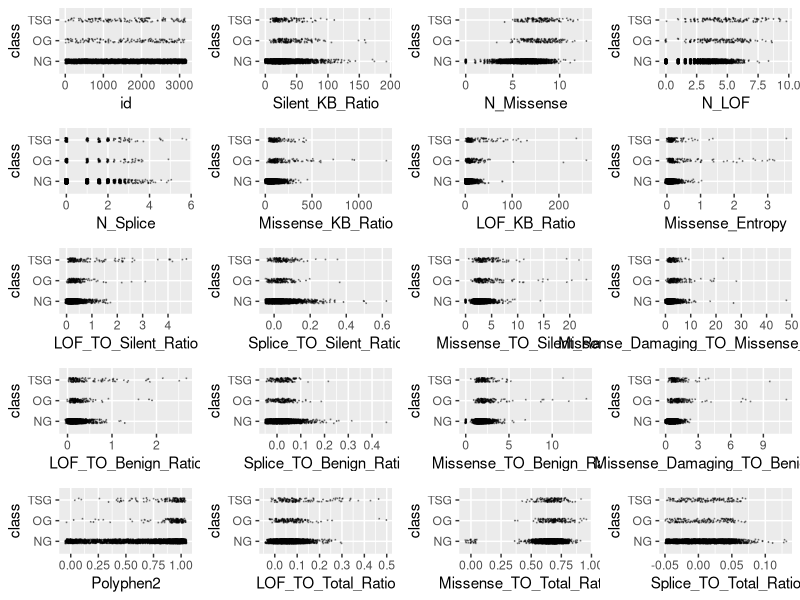
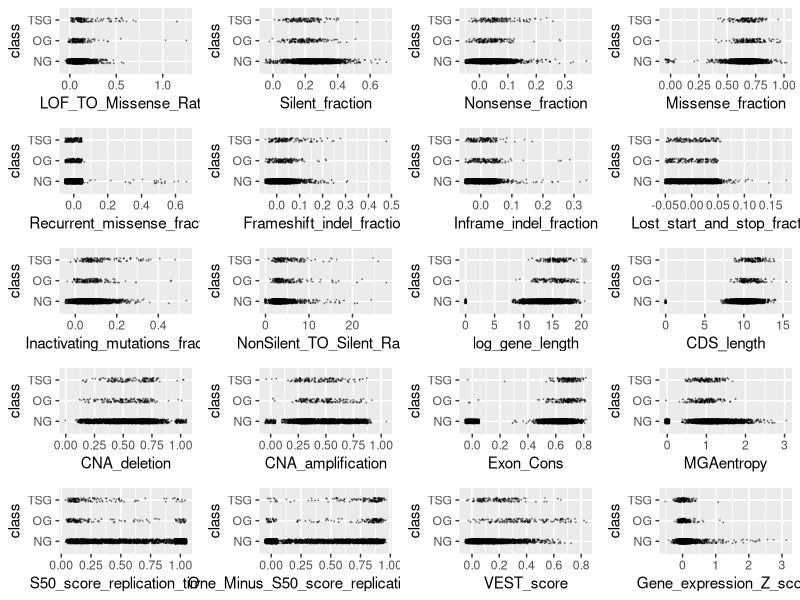
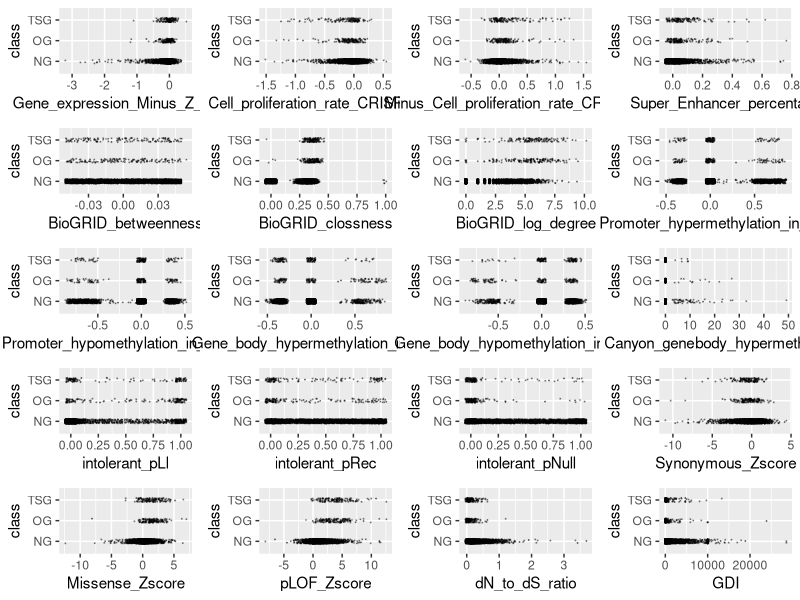
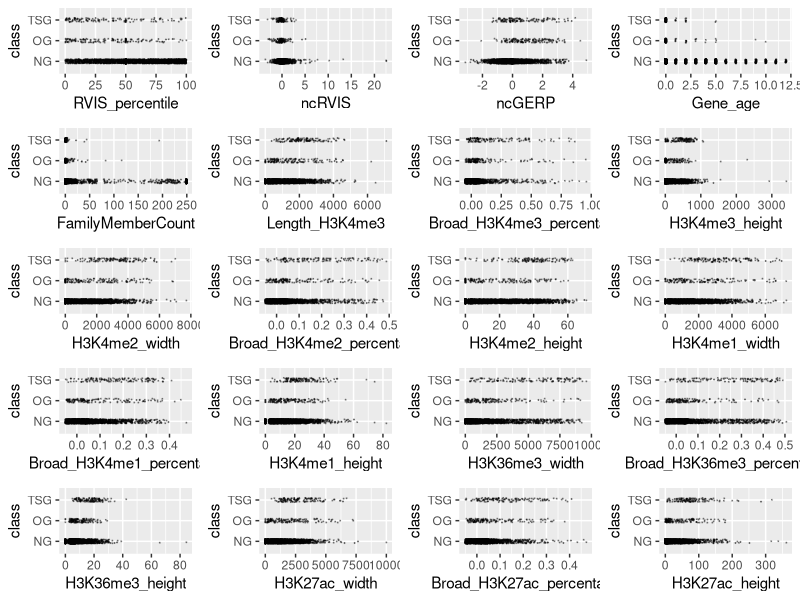
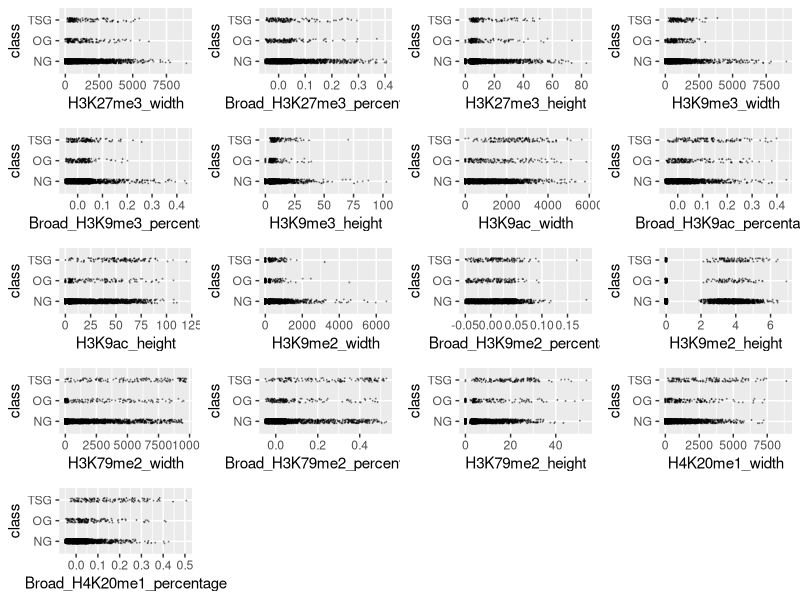
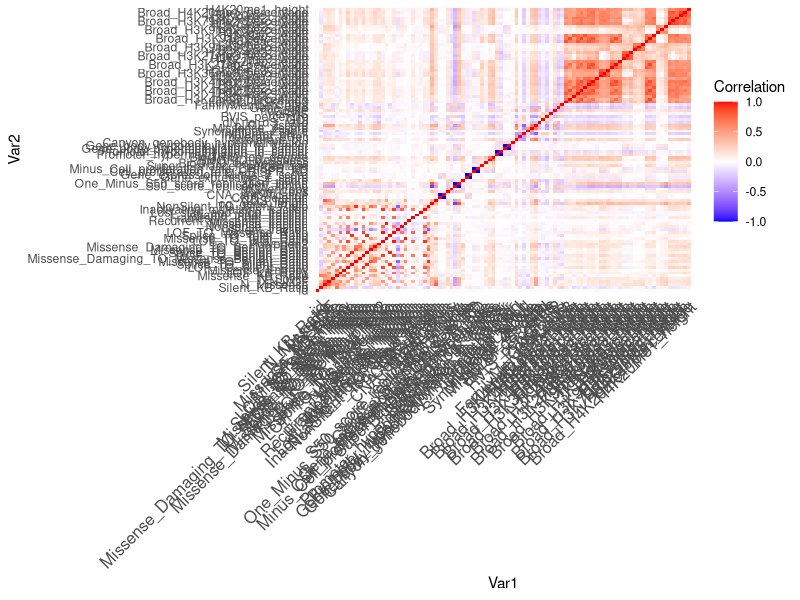
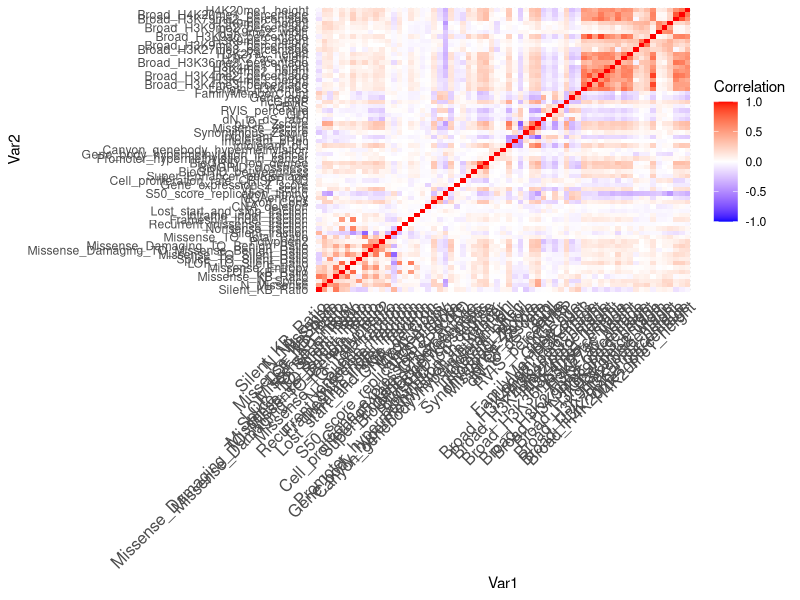
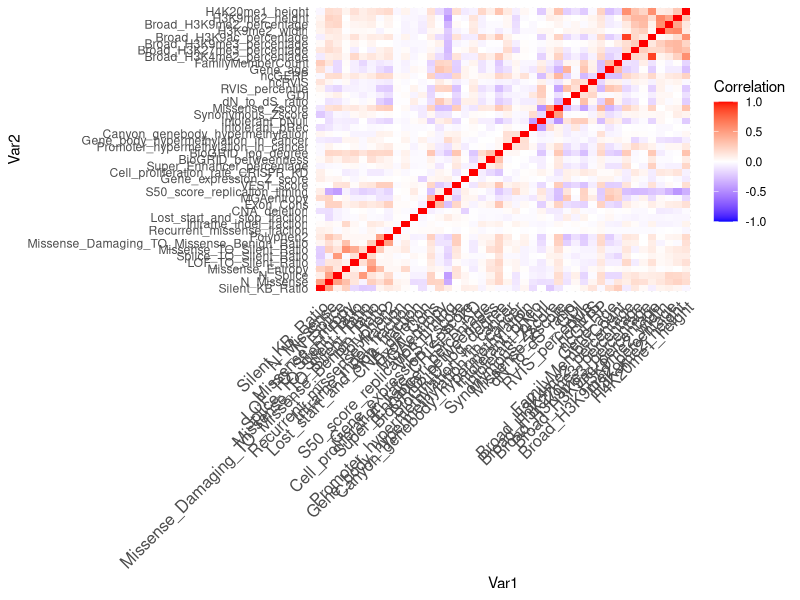

Generate these figures, in order, with R:
## ---- chunk 1
knitr::opts_chunk$set(echo = TRUE, comment = NA)
## ---- chunk 2
training <- read.csv("training.csv", stringsAsFactors = TRUE)
training$class <- factor(training$class)
levels(training$class) <- c("NG", "OG", "TSG")
# Create an outlier function
outlier <- function(data) {
  low <- mean(data) - 3 * sd(data)
  high <- mean(data) + 3 * sd(data)
  which(data < low | data > high)
}
# library(ggplot2)
# scatter <- function(var) {
#   ggplot(training, aes_string(var, "class")) +
#     geom_jitter(width = 0.05, height = 0.1, size = 0.1,
#                 colour = rgb(0, 0, 0, alpha = 1 / 3))
# }
# scat_plot <- lapply(names(training)[-99], scatter)
# library(gridExtra)
# grid.arrange(grobs = scat_plot[1:20], ncol = 4)
# grid.arrange(grobs = scat_plot[21:40], ncol = 4)
# grid.arrange(grobs = scat_plot[41:60], ncol = 4)
# grid.arrange(grobs = scat_plot[61:80], ncol = 4)
# grid.arrange(grobs = scat_plot[81:98], ncol = 4)
outliers <- table(unlist(lapply(training[,-99], outlier)))
outlier_index <- sort(outliers, decreasing = TRUE)
# Remove 50 most common outliers (i.e. outliers across multiple predictors)
training <- training[-as.numeric(names(outlier_index)[1:50]),]

# The below variables had outstanding outliers which we chose to remove
sort(training$Missense_TO_Silent_Ratio, decreasing = TRUE)[1:10]
training <- training[-which(training$Missense_TO_Silent_Ratio > 100), ]
sort(training$Missense_KB_Ratio, decreasing = TRUE)[1:10]
training <- training[-which(training$Missense_KB_Ratio > 2000), ]
sort(training$LOF_TO_Silent_Ratio, decreasing = TRUE)[1:10]
training <- training[-which(training$LOF_TO_Silent_Ratio > 5), ]
sort(training$Gene_expression_Z_score, decreasing = TRUE)[1:10]
training <- training[-which(training$Gene_expression_Z_score > 4), ]
sort(training$dN_to_dS_ratio, decreasing = TRUE)[1:10]
training <- training[-which(training$dN_to_dS_ratio > 5),]
sort(training$Silent_KB_Ratio, decreasing = TRUE)[1:10]
training <- training[-which(training$Silent_KB_Ratio > 200), ]
sort(training$Lost_start_and_stop_fraction, decreasing = TRUE)[1:10]
training <- training[-which(training$Lost_start_and_stop_fraction > 0.2),]
sort(training$Synonymous_Zscore, decreasing = FALSE)[1:10]
training <- training[-which(training$Synonymous_Zscore < -15), ]
numeric_training <- training[,-99]

# Lots of zeroes for some observations, so removed those observations with quite a few zeroes across predictor variables
n_zeroes <- rep(NA, nrow(numeric_training))

for(i in seq_len(nrow(numeric_training))){
  row_i_zeroes <- 0
  for(j in seq_len(ncol(numeric_training))){
    if(round(numeric_training[i,j], digits = 5) == 0){
      row_i_zeroes <- row_i_zeroes + 1
    }
  }
  n_zeroes[i] <- row_i_zeroes
}
# Remove 1 of 2 variables that have r value of 1 or -1 (i.e. perfectly correlated)
perf_corr <- which(abs(cor(training[,-99])) == 1, arr.ind = TRUE)
which(perf_corr[,1] != perf_corr[,2])
## ---- chunk 3
library(ggplot2)
scatter <- function(var) {
  ggplot(training, aes_string(var, "class")) +
    geom_jitter(width = 0.05, height = 0.1, size = 0.1,
                colour = rgb(0, 0, 0, alpha = 1 / 3))
}
scat_plot <- lapply(names(training)[-98], scatter)
library(gridExtra)
grid.arrange(grobs = scat_plot[1:20], ncol = 4)
grid.arrange(grobs = scat_plot[21:40], ncol = 4)
grid.arrange(grobs = scat_plot[41:60], ncol = 4)
grid.arrange(grobs = scat_plot[61:80], ncol = 4)
grid.arrange(grobs = scat_plot[81:97], ncol = 4)
## ---- chunk 4
library(dplyr)
#function to calculate wca
score <- function (conf_mat) {
  # Diagonal of matrix corresponds to correctly predicted classes
  print(sum(diag(conf_mat) * c(1, 20, 20)))
  print(sum(diag(conf_mat) * c(1, 20, 20)) / sum(apply(conf_mat, 2, sum) * c(1, 20, 20)))
}

# Set new threshold to account for unbalanced data
classify <- function(probs, k) {
  if (any(probs[2:3] > k)) {
    subset <- probs[2:3]
    output <- which(subset == max(subset))
    if (length(output) > 1) {
        output <- sample(1:2, 1)
    }
  } else {
    output <- 0
  }
  output
}
## ---- chunk 5
library(dplyr)
library(caret)
set.seed(12)
# sig <- logical(98)
# names(sig) <- names(training)[-99]
# k <- 1
# diffs <- logical(98)
# for (var in names(training)[-99]) {
#   model <- aov(training[[var]] ~ factor(training$class))
#   sig[k] <- summary(model)[[1]][1, 5]
#   diffs[k] <- all(TukeyHSD(model)$`factor(training$class)`[, 4] < 0.05 / 98)
#   k <- k + 1
# }
# sort(sig[diffs])
score <- function (conf_mat) {
  sum(diag(conf_mat) * c(1, 20, 20)) / sum(apply(conf_mat, 2, sum) * c(1, 20, 20))
}

# sig_terms <- names(sort(sig[diffs]))
# combo_terms <- table(c(terms, sig_terms)) == 2
# final_terms <- names(combo_terms[combo_terms])
# term_mat <- cor(training %>% select(all_of(final_terms)))
# ind_terms <- final_terms[-c(1, 3, 4, 5, 10, 11, 13, 14, 15, 17)]

vars <- training
cor_mtx <- round(cor(vars[, names(vars) != "class"]), 2)
library(reshape2)
melted_cor_mtx <- melt(cor_mtx)
cor_heatmap <- ggplot(data = melted_cor_mtx, aes(x = Var1, y = Var2, fill = value)) + geom_tile()
cor_heatmap <- cor_heatmap +
  scale_fill_gradient2(low = "blue", high = "red", mid = "white",
                       midpoint = 0, limit = c(-1, 1), space = "Lab", name="Correlation") + 
  theme_minimal() +
  theme(axis.text.x = element_text(angle = 45, vjust = 1, size = 12, hjust = 1))
cor_heatmap

which(abs(cor_mtx) > 0.75, arr.ind = TRUE)
# Eliminate all but one of a set of variables highly correlated with one another
correlated <- c("id", "N_LOF", "CDS_length", "LOF_TO_Benign_Ratio",
                "LOF_TO_Total_Ratio", "LOF_TO_Missense_Ratio",
                "Inactivating_mutations_fraction", "Splice_TO_Benign_Ratio",
                "Splice_TO_Total_Ratio", "Missense_TO_Benign_Ratio",
                "NonSilent_TO_Silent_Ratio", "Missense_fraction",
                "One_Minus_S50_score_replication_timing", "CNA_amplification",
                "Gene_expression_Minus_Z_score", "log_gene_length",
                "Minus_Cell_proliferation_rate_CRISPR_KD",
                "Promoter_hypomethylation_in_cancer",
                "Gene_body_hypomethylation_in_cancer",
                "H3K4me2_width", "H3K9ac_width", "H3K9ac_height",
                "Broad_H3K4me1_percentage",
                "Broad_H3K27ac_percentage", "H3K4me1_width",
                "H3K36me3_width", "H3K36me3_height",
                "H3K27me3_width", "H3K27me3_height", "H3K9me3_width",
                "H3K79me2_width", "H3K79me2_height", "H4K20me1_width")
vars <- vars[, !(names(training) %in% correlated)]
cor_mtx <- round(cor(vars[, names(vars) != "class"]), 2)
melted_cor_mtx <- melt(cor_mtx)
cor_heatmap <- ggplot(data = melted_cor_mtx, aes(x = Var1, y = Var2, fill = value)) + geom_tile()
cor_heatmap <- cor_heatmap +
  scale_fill_gradient2(low = "blue", high = "red", mid = "white",
                       midpoint = 0, limit = c(-1, 1), space = "Lab", name="Correlation") + 
  theme_minimal() +
  theme(axis.text.x = element_text(angle = 45, vjust = 1, size = 12, hjust = 1))
cor_heatmap


which(abs(cor_mtx) > 0.6, arr.ind = TRUE)
# Eliminate all but one of a set of variables highly correlated with one another
second_correlated <- c("Missense_KB_Ratio", "LOF_KB_Ratio", "Nonsense_fraction",
                       "Frameshift_indel_fraction",
                       "Missense_Damaging_TO_Benign_Ratio",
                       "Missense_TO_Total_Ratio", "Silent_fraction",
                       "BioGRID_clossness", "pLOF_Zscore",
                       "Length_H3K4me3", "Broad_H3K4me3_percentage","H3K4me2_height",
                       "H3K4me3_height", "H3K27ac_width", "H3K27ac_height",
                       "H3K4me1_height", "H3K9me3_height",
                       "Broad_H3K79me2_percentage", "intolerant_pLI",
                       "Broad_H4K20me1_percentage", "Broad_H3K36me3_percentage")

vars <- vars[, !(names(vars) %in% second_correlated)]

cor_mtx <- round(cor(vars[, names(vars) != "class"]), 2)
library(reshape2)
melted_cor_mtx <- melt(cor_mtx)
cor_heatmap <- ggplot(data = melted_cor_mtx, aes(x = Var1, y = Var2, fill = value)) + geom_tile()
cor_heatmap <- cor_heatmap +
  scale_fill_gradient2(low = "blue", high = "red", mid = "white",
                       midpoint = 0, limit = c(-1, 1), space = "Lab", name="Correlation") + 
  theme_minimal() +
  theme(axis.text.x = element_text(angle = 45, vjust = 1, size = 12, hjust = 1))
cor_heatmap

set.seed(12)
mn <- nnet::multinom(class ~ ., data = vars, model = TRUE)
tidymn <- broom::tidy(mn) %>% arrange(p.value)
tidymn <- tidymn %>% filter(p.value < 0.05 / nrow(tidymn))
terms <- unique(tidymn$term)[-1]
terms
## ---- chunk 6
vars <- training %>% select(all_of(terms), class)
set.seed(217)
thresh_list <- list()
length(thresh_list) <- 10
j <- 1
# for() loop to validate post cross-validation with WCA and varying thresholds
for (rand in ceiling(runif(10, min = 1, max = 10000000))) {
  set.seed(rand)
  vars_split <- createDataPartition(vars$class, p = 0.8, list = FALSE)
  vars_train <- vars[vars_split, ]
  vars_test <- vars[-vars_split, ]
  
  train_cont <- trainControl(method = "cv", number = 5, classProbs = TRUE, savePredictions = TRUE)
  lda_ft <- train(class ~ ., data = vars_train, method = "lda", preProc = c("center", "scale"),
                  trControl = train_cont)
  preds <- predict(lda_ft, newdata = vars_test, type = "prob")
  scores <- numeric(100)
  for (i in seq(from = 0.001, to = 0.1, by = 0.001)) {
    lda_mod <- table("pred"=apply(preds, 1, classify, k = i), "obs" = vars_test$class)
    lda_mod
    scores[i*1000] <- score(lda_mod)
  }
  thresh_list[[j]] <- scores
  j <- j + 1
}

# Plot WCA as a function of threshold for various seeds to see best threshold
thresh_vals <- c(0.001, 0.0025, 0.005, 0.01, 0.025, 0.05, 0.1)
plot(thresh_list[[1]] ~ seq(from = 0.001, to = 0.1, by = 0.001),
     type = "l", ylim = c(0.6, 0.9), col = rgb(0, 0, 0, alpha = 0.5),
     xaxt = "n", ylab = "WCA Percentage",
     xlab = "Threshold for Choosing Between (0) and (1 and 2)")
for (i in 2:10) {
  red <- 0
  green <- 0
  blue <- 0
  if (i %% 4 == 1) {red <- 0.5}
  if (i %% 4 == 2) {green <- 0.5}
  if (i %% 4 == 3) {blue <- 0.5}
  lines(seq(from = 0.001, to = 0.1, by = 0.001), thresh_list[[i]],
        col = rgb(red, green, blue, alpha = 0.5))
  
}
abline(v = thresh_vals, col = rgb(0, 0, 0, alpha = 0.5))
points(unlist(lapply(thresh_list, which.max)) * 0.001, unlist(lapply(thresh_list, max)),
       pch = 19, cex = 0.5)
axis(side = 1, at = thresh_vals, cex.axis = 0.75, las = 2)
best_thresh <- unlist(lapply(thresh_list, which.max))
median(best_thresh * 0.001)
thresh_val_scores <- matrix(nrow = 10, ncol = length(thresh_vals))
colnames(thresh_val_scores) <- thresh_vals
for (i in 1:10) {
  thresh_val_scores[i, ] <- thresh_list[[i]][thresh_vals * 1000]
}
apply(thresh_val_scores, 2, mean)
# Use threshold of 0.005 for determining when to classify as OG or TSG (highest peak)
set.seed(12)
vars_split <- createDataPartition(vars$class, p = 0.8, list = FALSE)
vars_train <- vars[vars_split, ]
vars_test <- vars[-vars_split, ]
train_cont <- trainControl(method = "cv", number = 5,
                           classProbs = TRUE, savePredictions = TRUE)
lda_ft <- train(class ~ ., data = vars_train, method = "lda",
                preProc = c("center", "scale"), trControl = train_cont)
preds <- predict(lda_ft, newdata = vars_test, type = "prob")
lda_mod <- table("pred" = apply(preds, 1, classify, k = 0.005),
                 "obs" = vars_test$class)
lda_mod
score(lda_mod)
## ---- chunk 7
# Write prediction model on test data
tests <- read.csv("test.csv")
preds <- predict(lda_ft, newdata = tests, type = "prob")
preds <- apply(preds, 1, classify, k = 0.005)
names(preds) <- tests$id
csv_file <- data.frame(id = tests$id,
                       class = preds)
# write.csv(csv_file, "modelpredictions17.csv", row.names = FALSE)
best_mod <- read.csv("modelpredictions13.csv")
table("Best Model" = best_mod$class, csv_file$class)
mean(best_mod$class == csv_file$class)
